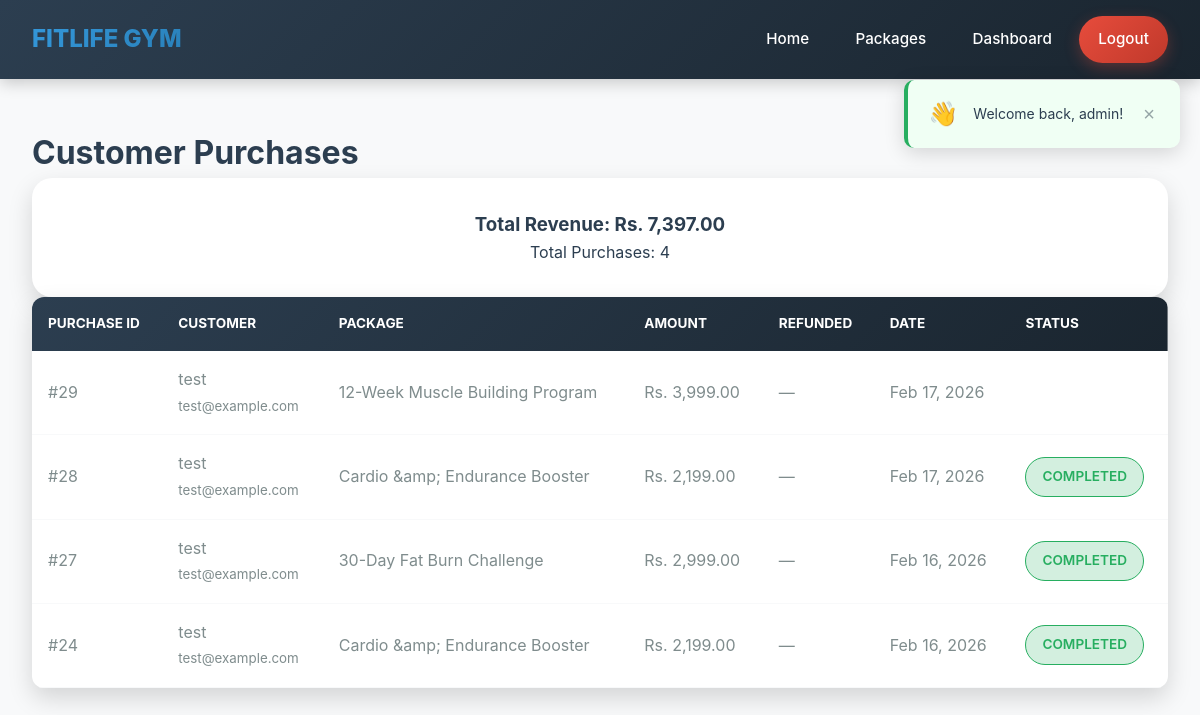
The app's page /admin/view-purchases.php (signed in) with its own data.
### tables this page shows
CREATE TABLE `purchases` (
  `id` int(11) NOT NULL,
  `user_id` int(11) NOT NULL,
  `package_id` int(11) NOT NULL,
  `purchase_date` timestamp NOT NULL DEFAULT current_timestamp(),
  `amount` decimal(10,2) NOT NULL,
  `transaction_id` varchar(100) DEFAULT NULL,
  `payment_method` varchar(50) DEFAULT 'khalti',
  `status` enum('pending','completed') DEFAULT 'completed',
  `payment_status` enum('pending','completed','failed') DEFAULT 'pending',
  `is_active` tinyint(1) DEFAULT 1,
  `deleted_at` timestamp NULL DEFAULT NULL,
  `completed_at` timestamp NULL DEFAULT NULL,
  `completed_workouts` int(11) DEFAULT 0,
  `total_workouts` int(11) DEFAULT 30,
  `last_workout_date` date DEFAULT NULL,
  `refund_approved_by` int(11) DEFAULT NULL
);

CREATE TABLE `users` (
  `id` int(11) NOT NULL,
  `full_name` varchar(100) NOT NULL,
  `email` varchar(100) NOT NULL,
  `phone` varchar(15) DEFAULT NULL,
  `password` varchar(255) NOT NULL,
  `created_at` timestamp NOT NULL DEFAULT current_timestamp(),
  `role` enum('user','admin') DEFAULT 'user'
);

CREATE TABLE `packages` (
  `id` int(11) NOT NULL,
  `name` varchar(255) NOT NULL,
  `description` text DEFAULT NULL,
  `short_description` varchar(1000) DEFAULT NULL,
  `price` decimal(10,2) NOT NULL,
  `duration` varchar(100) DEFAULT NULL,
  `category` varchar(50) DEFAULT NULL,
  `image` varchar(255) DEFAULT NULL,
  `created_by` int(11) NOT NULL,
  `created_at` timestamp NOT NULL DEFAULT current_timestamp(),
  `is_active` tinyint(1) NOT NULL DEFAULT 1
);

### admin/view-purchases.php (the view, shortened to what this page needs)
<?php
require_once '../includes/database.php';
$stmt = $pdo->query("
    SELECT p.*, u.full_name as customer_name, u.email,
           pk.name as package_name, pk.price,
           r.status as refund_status, r.amount as refunded_amount
    FROM purchases p
    JOIN users u ON p.user_id = u.id
    JOIN packages pk ON p.package_id = pk.id
    LEFT JOIN refunds r ON p.id = r.purchase_id
    ORDER BY p.purchase_date DESC
");
$purchases = $stmt->fetchAll();
$revenue_stmt = $pdo->query("
SELECT
    COALESCE(SUM(CASE WHEN p.status = 'completed' THEN p.amount ELSE 0 END),0) -
    COALESCE(SUM(CASE WHEN r.status = 'processed' THEN r.amount ELSE 0 END),0) as total
    FROM purchases p
    LEFT JOIN refunds r ON p.id = r.purchase_id
");
$revenue = $revenue_stmt->fetch()['total'] ?? 0;
?>
<!DOCTYPE html>
<html>
<head>
    <link rel="stylesheet" href="../css/style.css">
</head>
<body>
    <?php
    include '../includes/navigation.php';
    ?>
    <div class="manage-container">
        <h1>Customer Purchases</h1>
        <div class="stats-card">
            <h3>Total Revenue: Rs. <?php echo number_format($revenue, 2); ?></h3>
            <p>Total Purchases: <?php echo count($purchases); ?></p>
        </div>
        <div class="purchases-table">
            <?php if (empty($purchases)): ?>
                <p>No purchases yet.</p>
            <?php else: ?>
                <table>
                    <thead>
                        <tr>
                            <th>Purchase ID</th>
                            <th>Customer</th>
                            <th>Package</th>
                            <th>Amount</th>
                            <th>Refunded</th>
                            <th>Date</th>
                            <th>Status</th>
                        </tr>
                    </thead>
                    <tbody>
                        <?php foreach ($purchases as $purchase): ?>
                        <tr>
                            <td>#<?php echo $purchase['id']; ?></td>
                            <td>
                                <?php echo htmlspecialchars($purchase['customer_name']); ?><br>
                                <small><?php echo htmlspecialchars($purchase['email']); ?></small>
                            </td>
                            <td><?php echo htmlspecialchars($purchase['package_name']); ?></td>
                            <td>Rs. <?php echo number_format($purchase['amount'], 2); ?></td>
                            <td>
                                <?php if (!empty($purchase['refund_status']) && in_array($purchase['refund_status'], ['approved','processed'])): ?>
                                    Rs. <?php echo number_format($purchase['refunded_amount'], 2); ?>
                                <?php else: ?>
                                    —
                                <?php endif; ?>
                            </td>
                            <td><?php echo date('M d, Y', strtotime($purchase['purchase_date'])); ?></td>
                            <td>
                                <span class="status-badge <?php echo $purchase['status']; ?>">
                                    <?php echo $purchase['status']; ?>
                                </span>
                            </td>
                        </tr>
                        <?php endforeach; ?>
                    </tbody>
                </table>
            <?php endif; ?>
        </div>
    </div>
</body>
</html>

### css/style.css (style rules this page uses)
:root { --primary:#3498db;--primary-dark:#2980b9;--primary-light:#85c1e9;--secondary:#2c3e50;--secondary-light:#34495e;--accent-green:#27ae60;--accent-blue:#3498db;--accent-gold:#f39c12;--white:#fff;--light:#f8f9fa;--gray:#95a5a6;--dark-gray:#7f8c8d;--gradient-primary:linear-gradient(135deg,#667eea 0%,#764ba2 100%);--gradient-blue:linear-gradient(135deg,#3498db,#2980b9);--gradient-ocean:linear-gradient(135deg,#4facfe 0%,#00f2fe 100%);--gradient-dark:linear-gradient(135deg,#2c3e50 0%,#1a252f 100%);--shadow:0 4px 6px rgba(0,0,0,0.1);--shadow-lg:0 10px 25px rgba(0,0,0,0.15);--shadow-xl:0 20px 40px rgba(0,0,0,0.2);--radius:8px;--radius-lg:12px;--radius-xl:20px;--radius-full:9999px;--transition:0.3s ease }
* { margin:0;padding:0;box-sizing:border-box }
html { scroll-behavior:smooth }
body { font-family:'Inter',-apple-system,sans-serif;line-height:1.6;color:var(--secondary);background:var(--light);overflow-x:hidden }
.admin-dashboard,.dashboard-container,.manage-container,.my-packages-container { padding:3rem 2rem;max-width:1400px;margin:0 auto;min-height:100vh }
.stat-card,.stats-card { background:var(--white);padding:2rem;border-radius:var(--radius-xl);box-shadow:var(--shadow-lg);text-align:center;transition:var(--transition) }
.data-table,.user-table,table { width:100%;border-collapse:collapse;background:var(--white);border-radius:var(--radius-lg);overflow:hidden;box-shadow:var(--shadow-lg) }
.data-table thead,.user-table thead,table thead { background:var(--gradient-dark);color:var(--white) }
.data-table th,.user-table th,table th { padding:1rem;text-align:left;font-weight:700;text-transform:uppercase;font-size:.85rem }
.data-table td,.user-table td,table td { padding:1rem;border-bottom:1px solid var(--light);color:var(--dark-gray) }
.status-badge,.category-badge,.admin-badge,.pending-badge,.approved-count,.completed-badge,.badge-success,.badge-info { padding:.5rem 1rem;border-radius:var(--radius-full);font-size:.85rem;font-weight:600;display:inline-block;text-transform:uppercase }
.status-badge.completed,.status-active,.completed-badge,.badge-success { background:rgba(39,174,96,.2);color:var(--accent-green);border:1px solid var(--accent-green) }
.admin-dashboard, .dashboard-container, .manage-container, .my-packages-container { padding: 3rem 2rem; max-width: 1400px; margin: 0 auto; min-height: 100vh; }
.stat-card, .stats-card { background: var(--white); padding: 2rem; border-radius: var(--radius-xl); box-shadow: var(--shadow-lg); text-align: center; transition: var(--transition); }
.data-table, .user-table, table { width: 100%; border-collapse: collapse; background: var(--white); border-radius: var(--radius-lg); overflow: hidden; box-shadow: var(--shadow-lg); }
.data-table thead, .user-table thead, table thead { background: var(--gradient-dark); color: var(--white); }
.data-table th, .user-table th, table th { padding: 1rem; text-align: left; font-weight: 700; text-transform: uppercase; font-size: 0.85rem; }
.data-table td, .user-table td, table td { padding: 1rem; border-bottom: 1px solid var(--light); color: var(--dark-gray); }
.status-badge, .category-badge, .admin-badge, .pending-badge, .approved-count, .completed-badge, .badge-success, .badge-info { padding: 0.5rem 1rem; border-radius: var(--radius-full); font-size: 0.85rem; font-weight: 600; display: inline-block; text-transform: uppercase; }
.status-badge.completed, .status-active, .completed-badge, .badge-success { background: rgba(39, 174, 96, 0.2); color: var(--accent-green); border: 1px solid var(--accent-green); }

### records on screen
purchases: id "29", user.full_name "test", user.email "test@example.com", package.name "12-Week Muscle Building Program", amount "3,999.00", purchase_date "Feb 17, 2026"
purchases: id "28", user.full_name "test", user.email "test@example.com", package.name "Cardio &amp; Endurance Booster", amount "2,199.00", purchase_date "Feb 17, 2026", status "COMPLETED"
purchases: id "27", user.full_name "test", user.email "test@example.com", package.name "30-Day Fat Burn Challenge", amount "2,999.00", purchase_date "Feb 16, 2026", status "COMPLETED"
purchases: id "24", user.full_name "test", user.email "test@example.com", package.name "Cardio &amp; Endurance Booster", amount "2,199.00", purchase_date "Feb 16, 2026", status "COMPLETED"

### other values on screen
$login_message "Welcome back, admin!"
$revenue "7,397.00"
count($purchases) "4"
